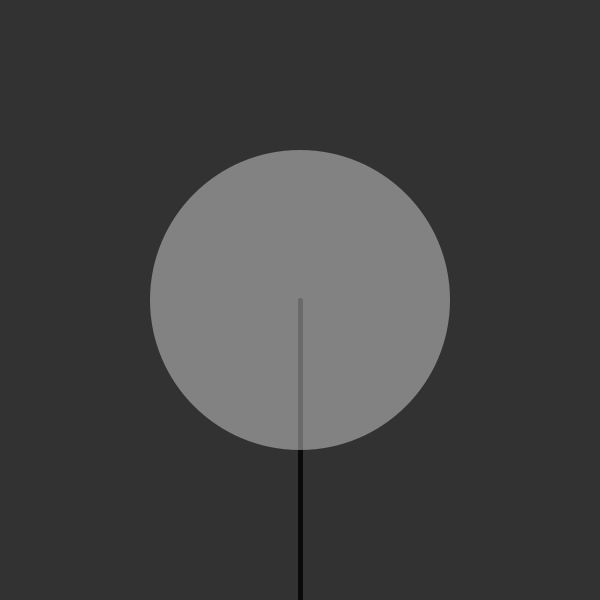
Frame 1 (no input)
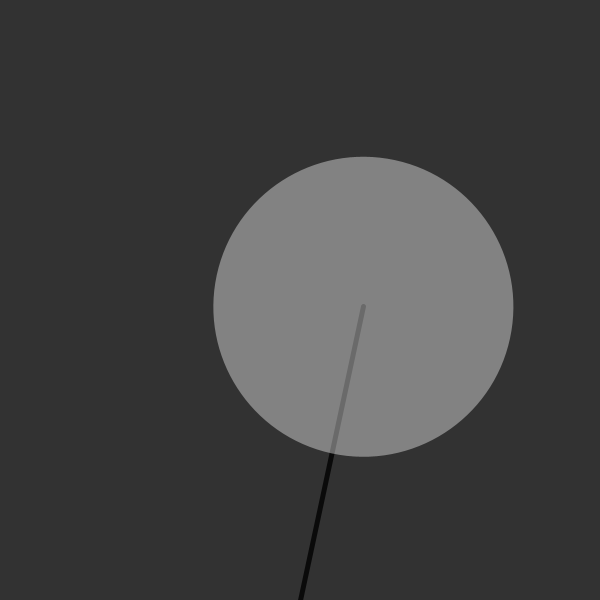
Frame 60 (the mouse pressed at the canvas centre just before this capture)
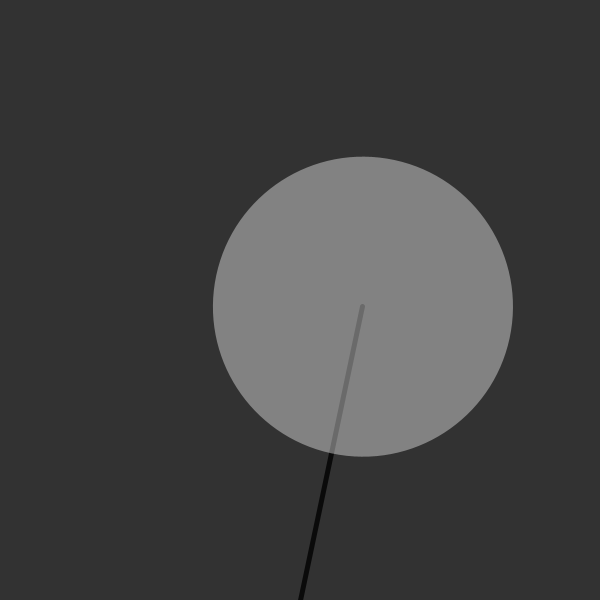
Frame 120 (the mouse held since frame 60 and released just before this capture)

The Processing sketch that drew these frames (run headless with seeded random() and noise(); from frame 60 on, the mouse is pressed at the canvas centre):

// Processing sketch: Wind
// ── Wind.pde

/*
WIND
Jeff Thompson | 2015/20 | www.jeffreythompson.org

A simple simulation of wind blowing a tree. The angle of the 
tree (which is bent by the "wind") moves back-and-forth randomly
using Perlin noise, a more realistic way to get random motion.

Invented in the 1980s by Ken Perlin, it has been used in movies
and games for 35+ years to generate clouds, terrain, and other
organic features.

Our "tree" is really just a line and a circle: a fancier version, 
commented out, using a recursive function to draw a Pythagoras 
Tree instead of a line-and-circle.

CHALLENGES:
+  How might you visualize the wind onscreen?
+  Can you draw grass or other elements that are effected by the
   same global wind value?
+  Can you draw a leaf at the end of each branch? What about just
   the branches where recursion reaches the minimum length?

*/

float trunkLen =    300;        // length of the trunk
float windInc =     0.01;       // how quickly wind changes speed (try changing)

float windSpeed =   0;          // speed, which will = angle of bend
float noisePos =    0;          // "position" in the Perlin noise

// for the fancier Pythagoras tree
float branchAngle = 30;         // angle between two branches
int minLen =        10;         // minimum size of branches


void setup() {
  size(600,600);
  
  // nothing else here!
}


void draw() {
  background(50);
  
  // draw a simple tree
  pushMatrix();
  translate(width/2, height);
  rotate(radians(windSpeed));
  stroke(10);
  strokeWeight(5);
  line(0,0, 0,-trunkLen);
  fill(255, 100);
  noStroke();
  ellipse(0,-trunkLen, trunkLen,trunkLen); 
  popMatrix();
  
  // or a fancier "Pythagoras Tree" - a kind
  // of fractal pattern using a recursive function
  // translate(width/2, height);
  // stroke(255);
  // strokeWeight(3);
  // line(0,0, 0,-trunkLen);
  // branch(trunkLen);
  
  // update wind speed using 1D Perlin noise
  // noise() returns a value 0 to 1, so mult by 30 means
  // the wind speed will result in an angle of 0-30º
  windSpeed = noise(noisePos) * 30;
  noisePos += windInc;
  
  // random() will generate movement that is jerky and unrealistic
  // try this instead and see what happens
  // windSpeed += random(-0.6,0.5);
}


// a recursive function to draw the tree (for more information
// on recursive functions, see Basics > Recursion)
void branch (float len) {
 
  // store previous and reduce branch length
  float prevLen = len;
  len *= 0.5 * sqrt(2);    // experiment with changing this and see what happens
  
  // keep going until the branches are too small
  if (len > minLen) {
    
    // larger branches are stiffer than little ones
    float stiffness = map(len, minLen, trunkLen, 1.0, 0.2);
  
    // add some twist based on the wind speed and stiffness
    float twist = windSpeed * stiffness;
    
    // draw left branches
    pushMatrix();                             // local mode
    translate(0, -prevLen);                   // move up to top of prev branch
    rotate(radians(-branchAngle + twist));    // rotate to new position + twist from wind*
    line(0, 0, 0, -len);                      // draw as a line
    branch(len);                              // call again!
    popMatrix();

    // *NOTE: we only add twist to branches on the left side
    // it's more realistic but try it with both to see what happens

    // draw right branches too
    pushMatrix();
    translate(0, -prevLen);
    rotate(radians(branchAngle));
    line(0, 0, 0, -len);
    branch(len);
    popMatrix();
  }
}
